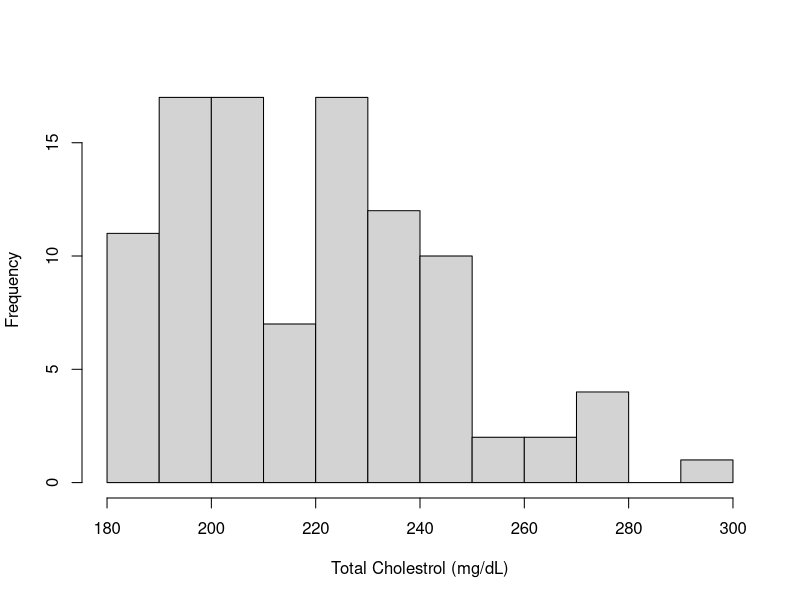
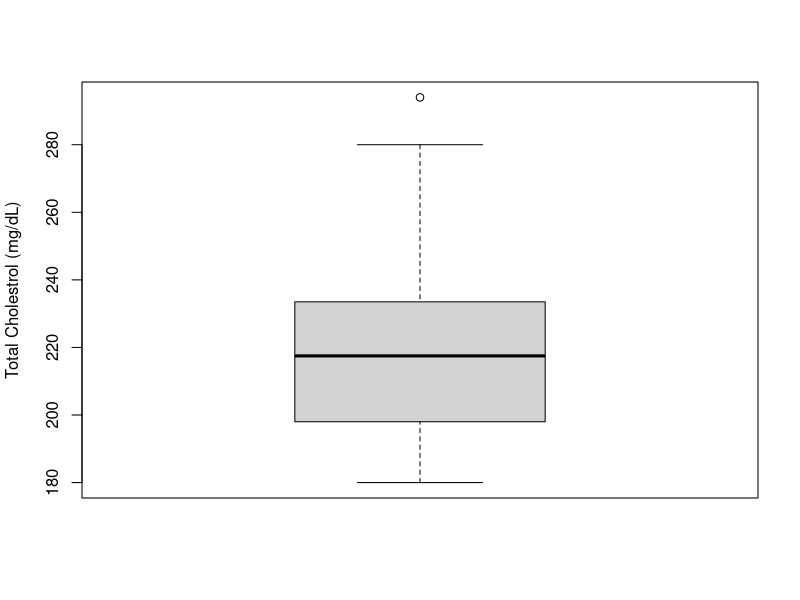
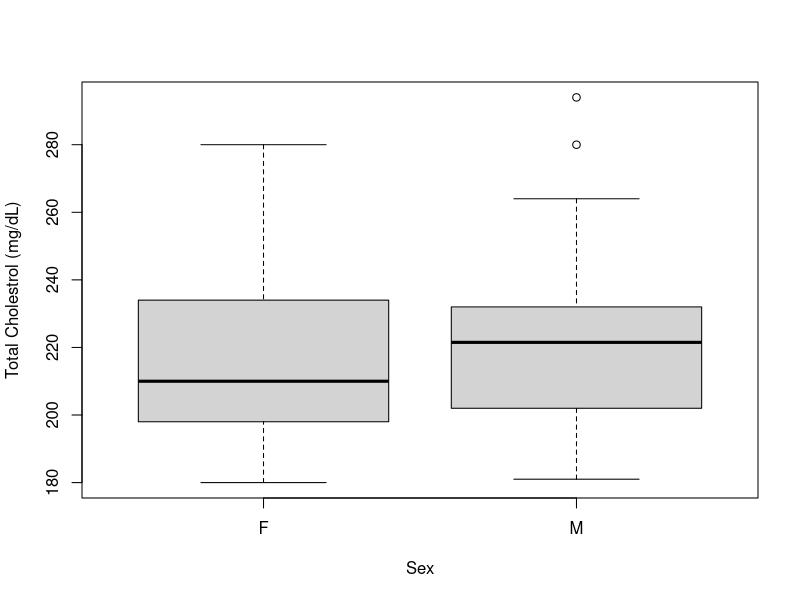
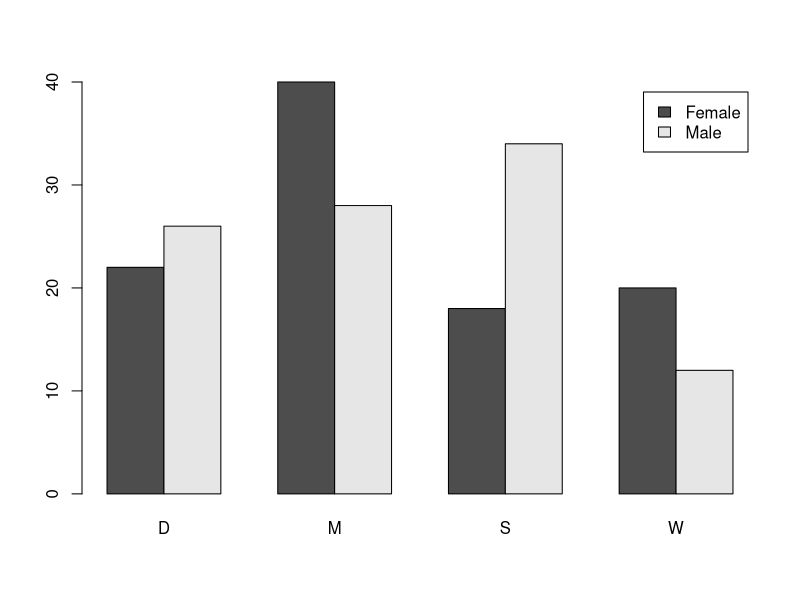
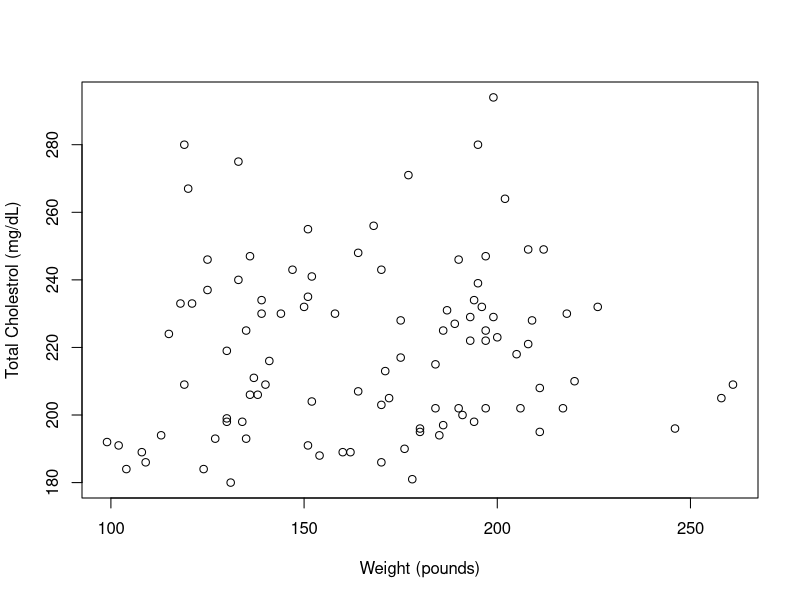

These charts were generated, in order, by the following R code:
## ---- chunk 1
library(knitr)
library(dplyr)
#library(ggplot2)
#library(RcmdrMisc)
knitr::opts_chunk$set(echo = TRUE)
SHOW_SOLUTIONS = TRUE
## ---- chunk 2
D.df <- read.csv("Patient_Data.csv", header=TRUE, as.is=TRUE)
D.df$Sex <- as.factor(D.df$Sex)
D.df$MaritalStat <- as.factor(D.df$MaritalStat)

## ---- chunk 3
(sum.weight <- D.df %>% summarize(Min = min(TotChol, na.rm=TRUE), 
                                  Q1 = quantile(TotChol, 0.25, na.rm=TRUE),
                                  Median = quantile(TotChol, 0.50,
                                                    na.rm=TRUE),
                                  Q3 = quantile(TotChol, 0.75, na.rm=TRUE),
                                  Max = max(TotChol, na.rm=TRUE),
                                  Mean = mean(TotChol, na.rm=TRUE),
                                  Standard_deviation = sd(TotChol, na.rm=TRUE)))

hist(D.df$TotChol, main="", xlab="Total Cholestrol (mg/dL)", breaks = 10)
boxplot(D.df$TotChol, ylab="Total Cholestrol (mg/dL)")

## ---- chunk 4

boxplot(D.df$TotChol ~ D.df$Sex, ylab="Total Cholestrol (mg/dL)",
        xlab = "Sex")

## ---- chunk 5

(tab1 <- table(D.df$Sex, D.df$MaritalStat))

prop.table(tab1)*100

## ---- chunk 6
marginal_percentage_D <- ((11+13)/100)*100
marginal_percentage_M <- ((20+14)/100)*100
marginal_percentage_S <- ((9+17)/100)*100
marginal_percentage_W <- ((10+6)/100)*100

marginal_percentages <- c(marginal_percentage_D, marginal_percentage_M, marginal_percentage_S, marginal_percentage_W)

marginal_percentages 
## ---- chunk 7
tab2 <- (Condrow.pct <- round(prop.table(tab1, margin=1) * 100, 1))
tab2[1,]

## ---- chunk 8

barplot(tab2, legend.text=c("Female","Male"), beside=TRUE)
## ---- chunk 9
#a)
plot(D.df$Weight, D.df$TotChol, xlab="Weight (pounds)", ylab="Total Cholestrol (mg/dL)")

#b)
cor(D.df$TotChol, D.df$Weight)
#c)
lm.out <- lm(D.df$Weight ~ D.df$TotChol) 
summary(lm.out)

